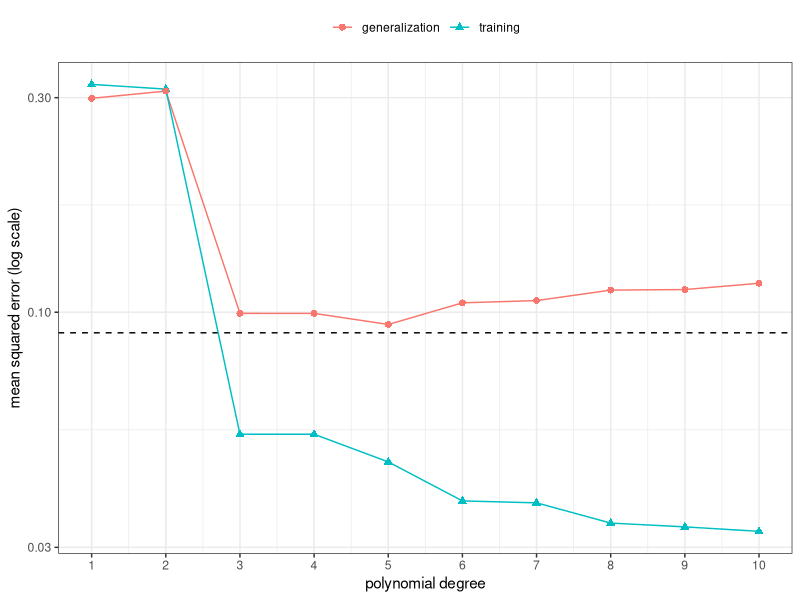

Source code (R):
## ---- chunk 1
#| label: sim-train-test-setup
#| code-fold: false
sim_sigma <- 0.3
sim_truth <- function(x) sin(2 * pi * x)
sim_draw <- function(n) {
  x <- stats::runif(n)
  tibble::tibble(x = x, y = sim_truth(x) + stats::rnorm(n, sd = sim_sigma))
}
mse <- function(model, data) {
  mean((predict(model, newdata = data) - data$y)^2)
}

set.seed(1)
sim_train <- sim_draw(30)
sim_new <- sim_draw(10000)
sim_degrees <- 1:10

sim_errors <- tibble::tibble(degree = sim_degrees) |>
  dplyr::mutate(
    fit = purrr::map(degree, \(d) lm(y ~ poly(x, d), data = sim_train)),
    training = purrr::map_dbl(fit, mse, data = sim_train),
    generalization = purrr::map_dbl(fit, mse, data = sim_new)
  ) |>
  dplyr::select(-fit)

sim_errors
## ---- chunk 2
#| label: train-test-error-plot
#| fig-alt: Mean squared error against polynomial degree from 1 to 10.
#|   The training error falls as the degree grows.
#|   The estimated generalization error drops sharply at degree 3,
#|   is smallest at a middle degree,
#|   and creeps up for the highest degrees.
#|   A dashed horizontal line marks the noise variance, 0.09.
sim_errors |>
  tidyr::pivot_longer(
    c(training, generalization),
    names_to = "error",
    values_to = "mse"
  ) |>
  ggplot2::ggplot(ggplot2::aes(degree, mse, colour = error, shape = error)) +
  ggplot2::geom_hline(yintercept = sim_sigma^2, linetype = "dashed") +
  ggplot2::geom_line() +
  ggplot2::geom_point(size = 2) +
  ggplot2::scale_x_continuous(breaks = sim_degrees) +
  ggplot2::scale_y_log10() +
  ggplot2::labs(
    x = "polynomial degree",
    y = "mean squared error (log scale)",
    colour = NULL,
    shape = NULL
  ) +
  ggplot2::theme_bw() +
  ggplot2::theme(legend.position = "top")
## ---- chunk 3
#| label: sim-train-test-summary
sim_best_generalization <-
  sim_errors$degree[which.min(sim_errors$generalization)]
sim_best_training <- sim_errors$degree[which.min(sim_errors$training)]
sim_n_below <- c(
  training = sum(sim_errors$training < sim_sigma^2),
  generalization = sum(sim_errors$generalization < sim_sigma^2)
)
c(
  best_by_training = sim_best_training,
  best_by_generalization = sim_best_generalization,
  n_below_sigma2 = sim_n_below
)
